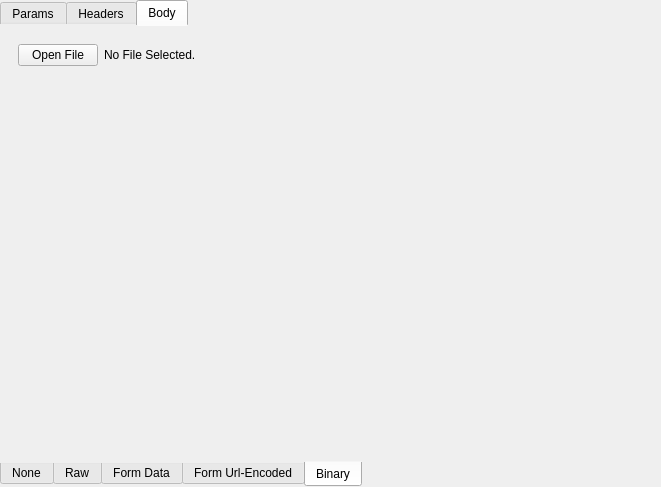
<?xml version="1.0" encoding="UTF-8"?>
<ui version="4.0">
 <class>RequestContainer</class>
 <widget class="QWidget" name="RequestContainer">
  <property name="geometry">
   <rect>
    <x>0</x>
    <y>0</y>
    <width>661</width>
    <height>487</height>
   </rect>
  </property>
  <property name="windowTitle">
   <string>Form</string>
  </property>
  <property name="styleSheet">
   <string notr="true">QTabWidget::pane {
    margin: 0;
	border: none;
}
</string>
  </property>
  <layout class="QVBoxLayout" name="verticalLayout_2">
   <property name="spacing">
    <number>0</number>
   </property>
   <property name="leftMargin">
    <number>0</number>
   </property>
   <property name="topMargin">
    <number>0</number>
   </property>
   <property name="rightMargin">
    <number>0</number>
   </property>
   <property name="bottomMargin">
    <number>0</number>
   </property>
   <item>
    <widget class="QTabWidget" name="paramsTabView">
     <property name="currentIndex">
      <number>2</number>
     </property>
     <widget class="QWidget" name="paramsTab">
      <attribute name="title">
       <string>Params</string>
      </attribute>
     </widget>
     <widget class="QWidget" name="headersTab">
      <attribute name="title">
       <string>Headers</string>
      </attribute>
     </widget>
     <widget class="QWidget" name="bodyTab">
      <attribute name="title">
       <string>Body</string>
      </attribute>
      <layout class="QVBoxLayout" name="verticalLayout">
       <property name="spacing">
        <number>0</number>
       </property>
       <property name="leftMargin">
        <number>0</number>
       </property>
       <property name="topMargin">
        <number>0</number>
       </property>
       <property name="rightMargin">
        <number>0</number>
       </property>
       <property name="bottomMargin">
        <number>0</number>
       </property>
       <item>
        <widget class="QTabWidget" name="bodyTabWidget">
         <property name="tabPosition">
          <enum>QTabWidget::South</enum>
         </property>
         <property name="currentIndex">
          <number>4</number>
         </property>
         <widget class="QWidget" name="bodyNone">
          <attribute name="title">
           <string>None</string>
          </attribute>
          <layout class="QHBoxLayout" name="horizontalLayout_2">
           <item>
            <widget class="QLabel" name="label">
             <property name="text">
              <string>No Request Body.</string>
             </property>
             <property name="alignment">
              <set>Qt::AlignCenter</set>
             </property>
            </widget>
           </item>
          </layout>
         </widget>
         <widget class="QWidget" name="bodyRaw">
          <attribute name="title">
           <string>Raw</string>
          </attribute>
         </widget>
         <widget class="QWidget" name="bodyFormData">
          <attribute name="title">
           <string>Form Data</string>
          </attribute>
         </widget>
         <widget class="QWidget" name="bodyFormUrlEncoded">
          <attribute name="title">
           <string>Form Url-Encoded</string>
          </attribute>
         </widget>
         <widget class="QWidget" name="bodyBinary">
          <attribute name="title">
           <string>Binary</string>
          </attribute>
          <layout class="QVBoxLayout" name="verticalLayout_3">
           <item>
            <widget class="QWidget" name="widget" native="true">
             <layout class="QHBoxLayout" name="horizontalLayout_4">
              <item>
               <widget class="QPushButton" name="binaryBodyOpenDiagButton">
                <property name="text">
                 <string>Open File</string>
                </property>
               </widget>
              </item>
              <item>
               <widget class="QLabel" name="binaryBodyLabel">
                <property name="sizePolicy">
                 <sizepolicy hsizetype="Expanding" vsizetype="Preferred">
                  <horstretch>0</horstretch>
                  <verstretch>0</verstretch>
                 </sizepolicy>
                </property>
                <property name="text">
                 <string>No File Selected.</string>
                </property>
               </widget>
              </item>
             </layout>
            </widget>
           </item>
           <item>
            <widget class="QWidget" name="widget_2" native="true">
             <property name="sizePolicy">
              <sizepolicy hsizetype="Preferred" vsizetype="Expanding">
               <horstretch>0</horstretch>
               <verstretch>0</verstretch>
              </sizepolicy>
             </property>
            </widget>
           </item>
          </layout>
         </widget>
        </widget>
       </item>
      </layout>
     </widget>
    </widget>
   </item>
  </layout>
 </widget>
 <resources/>
 <connections/>
</ui>
